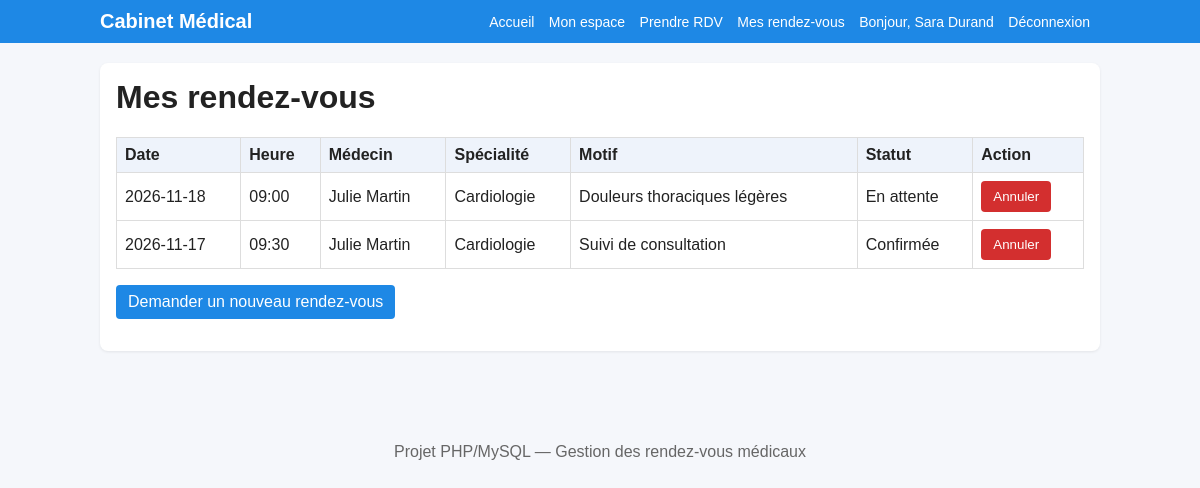
/patient/mes_rendez_vous.php (signed in), run on the app's committed database.
### tables this page shows
CREATE TABLE rendez_vous (
    id INT AUTO_INCREMENT PRIMARY KEY,
    id_patient INT NOT NULL,
    id_medecin INT NOT NULL,
    date_rdv DATE NOT NULL,
    heure_rdv TIME NOT NULL,
    motif TEXT NOT NULL,
    statut ENUM('En attente','Confirmée','Refusée','Annulée','Terminée','Absent') NOT NULL DEFAULT 'En attente',
    date_creation DATETIME NOT NULL DEFAULT CURRENT_TIMESTAMP,
    FOREIGN KEY (id_patient) REFERENCES utilisateurs(id),
    FOREIGN KEY (id_medecin) REFERENCES medecins(id)
);

CREATE TABLE utilisateurs (
    id INT AUTO_INCREMENT PRIMARY KEY,
    nom VARCHAR(100) NOT NULL,
    prenom VARCHAR(100) NOT NULL,
    email VARCHAR(150) NOT NULL UNIQUE,
    telephone VARCHAR(30) NOT NULL,
    mot_de_passe VARCHAR(255) NOT NULL,
    role ENUM('admin','medecin','patient') NOT NULL
);

CREATE TABLE specialites (
    id INT AUTO_INCREMENT PRIMARY KEY,
    libelle VARCHAR(100) NOT NULL,
    description TEXT
);

### includes/fonctions.php (called while the page is built, shortened)
<?php
function e($value) {
    return htmlspecialchars($value ?? '', ENT_QUOTES, 'UTF-8');
}
?>

### patient/mes_rendez_vous.php (the view, shortened to what this page needs)
<?php
require_once __DIR__ . '/../config/database.php';
require_once __DIR__ . '/../includes/header.php';
$stmt = $pdo->prepare("SELECT r.*, u.nom AS mnom, u.prenom AS mprenom, s.libelle AS specialite
    FROM rendez_vous r
    JOIN medecins m ON m.id=r.id_medecin
    JOIN utilisateurs u ON u.id=m.id_utilisateur
    JOIN specialites s ON s.id=m.id_specialite
    WHERE r.id_patient=?
    ORDER BY r.date_rdv DESC, r.heure_rdv DESC");
$stmt->execute([$_SESSION['user']['id']]);
$rdvs = $stmt->fetchAll();
?>
<div class="card">
    <h1>Mes rendez-vous</h1>
    <?php if (!$rdvs): ?><p>Vous n'avez pas encore de rendez-vous.</p><?php else: ?>
    <table><tr><th>Date</th><th>Heure</th><th>Médecin</th><th>Spécialité</th><th>Motif</th><th>Statut</th><th>Action</th></tr>
    <?php foreach ($rdvs as $r): ?><tr>
        <td><?php echo e($r['date_rdv']); ?></td>
        <td><?php echo e(substr($r['heure_rdv'],0,5)); ?></td>
        <td><?php echo e($r['mprenom'].' '.$r['mnom']); ?></td>
        <td><?php echo e($r['specialite']); ?></td>
        <td><?php echo e($r['motif']); ?></td>
        <td><?php echo e($r['statut']); ?></td>
        <td>
            <?php if (in_array($r['statut'], ['En attente','Confirmée'], true)): ?>
            <form method="post" class="inline-form" onsubmit="return confirm('Annuler ce rendez-vous ?');">
                <button class="btn-danger" type="submit" name="annuler" value="1">Annuler</button>
            </form>
            <?php else: ?>-<?php endif; ?>
        </td>
    </tr><?php endforeach; ?></table>
    <?php endif; ?>
    <p><a class="btn" href="prendre_rdv.php">Demander un nouveau rendez-vous</a></p>
</div>
<?php require_once __DIR__ . '/../includes/footer.php'; ?>

### assets/css/style.css (style rules this page uses)
* { box-sizing: border-box; }
body { margin: 0; font-family: Arial, sans-serif; background: #f5f7fb; color: #222; }
.card { background: #fff; padding: 16px; border-radius: 8px; margin-bottom: 16px; box-shadow: 0 1px 3px rgba(0,0,0,0.08); }
h1, h2, h3 { margin-top: 0; }
table { width: 100%; border-collapse: collapse; background: #fff; }
th, td { border: 1px solid #ddd; padding: 8px; text-align: left; }
th { background: #eef3fb; }
input, select, textarea, button { width: 100%; padding: 8px; border: 1px solid #ccc; border-radius: 4px; }
button, .btn { background: #1e88e5; color: #fff; border: none; cursor: pointer; padding: 8px 12px; display: inline-block; width: auto; text-decoration: none; border-radius: 4px; }
.btn-danger { background: #d32f2f; }
.inline-form { display: inline; }

### data on the page
rendez_vous: date_rdv "2026-11-18", heure_rdv "09:00", utilisateurs.prenom+nom "Julie Martin", specialites.libelle "Cardiologie", motif "Douleurs thoraciques légères", statut "En attente"
rendez_vous: date_rdv "2026-11-17", heure_rdv "09:30", utilisateurs.prenom+nom "Julie Martin", specialites.libelle "Cardiologie", motif "Suivi de consultation", statut "Confirmée"

### other printed values
$user['prenom'] . ' ' . $user['nom'] "Sara Durand"
